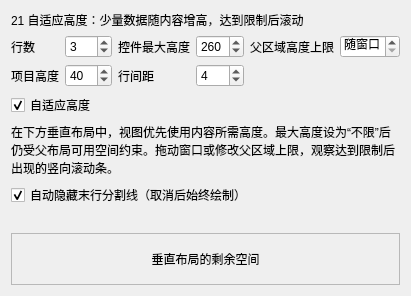
<?xml version="1.0" encoding="UTF-8"?>
<ui version="4.0">
 <class>ListAutoHeightExample</class>
 <widget class="QWidget" name="ListAutoHeightExample">
  <layout class="QVBoxLayout" name="pageLayout">
   <item><widget class="QLabel" name="titleLabel"><property name="text"><string>21 自适应高度：少量数据随内容增高，达到限制后滚动</string></property><property name="wordWrap"><bool>true</bool></property></widget></item>
   <item><layout class="QGridLayout" name="controlsLayout">
    <item row="0" column="0"><widget class="QLabel" name="rowCountSpinLabel"><property name="text"><string>行数</string></property><property name="buddy"><cstring>rowCountSpin</cstring></property></widget></item>
    <item row="0" column="1"><widget class="QSpinBox" name="rowCountSpin"><property name="maximum"><number>200</number></property><property name="value"><number>3</number></property></widget></item>
    <item row="0" column="2"><widget class="QLabel" name="maxHeightSpinLabel"><property name="text"><string>控件最大高度</string></property><property name="buddy"><cstring>maxHeightSpin</cstring></property></widget></item>
    <item row="0" column="3"><widget class="QSpinBox" name="maxHeightSpin"><property name="maximum"><number>800</number></property><property name="value"><number>260</number></property><property name="specialValueText"><string>不限</string></property></widget></item>
    <item row="0" column="4"><widget class="QLabel" name="parentLimitSpinLabel"><property name="text"><string>父区域高度上限</string></property><property name="buddy"><cstring>parentLimitSpin</cstring></property></widget></item>
    <item row="0" column="5"><widget class="QSpinBox" name="parentLimitSpin"><property name="maximum"><number>800</number></property><property name="value"><number>0</number></property><property name="specialValueText"><string>随窗口</string></property></widget></item>
    <item row="1" column="0"><widget class="QLabel" name="heightSpinLabel"><property name="text"><string>项目高度</string></property><property name="buddy"><cstring>heightSpin</cstring></property></widget></item>
    <item row="1" column="1"><widget class="QSpinBox" name="heightSpin"><property name="minimum"><number>24</number></property><property name="maximum"><number>120</number></property><property name="value"><number>40</number></property></widget></item>
    <item row="1" column="2"><widget class="QLabel" name="spacingSpinLabel"><property name="text"><string>行间距</string></property><property name="buddy"><cstring>spacingSpin</cstring></property></widget></item>
    <item row="1" column="3"><widget class="QSpinBox" name="spacingSpin"><property name="maximum"><number>24</number></property><property name="value"><number>4</number></property></widget></item>

   </layout></item>
   <item><layout class="QHBoxLayout" name="togglesLayout">
    <item><widget class="QCheckBox" name="enabledCheck"><property name="text"><string>自适应高度</string></property><property name="checked"><bool>true</bool></property></widget></item>


    <item><spacer name="toggleSpacer"><property name="orientation"><enum>Qt::Horizontal</enum></property><property name="sizeHint" stdset="0"><size><width>10</width><height>1</height></size></property></spacer></item>
   </layout></item>
   <item><widget class="QLabel" name="hintLabel"><property name="wordWrap"><bool>true</bool></property><property name="text"><string>在下方垂直布局中，视图优先使用内容所需高度。最大高度设为“不限”后仍受父布局可用空间约束。拖动窗口或修改父区域上限，观察达到限制后出现的竖向滚动条。</string></property></widget></item>
   <item><widget class="QCheckBox" name="autoHideTrailingLineCheck"><property name="text"><string>自动隐藏末行分割线（取消后始终绘制）</string></property><property name="checked"><bool>true</bool></property></widget></item>
   <item><widget class="QLabel" name="statusLabel"><property name="wordWrap"><bool>true</bool></property><property name="text"><string/></property></widget></item>
   <item><widget class="QFrame" name="previewHost">
    <property name="frameShape"><enum>QFrame::StyledPanel</enum></property>
    <layout class="QVBoxLayout" name="previewLayout">
     <item><widget class="QLabel" name="remainingLabel">
      <property name="minimumSize"><size><width>0</width><height>32</height></size></property>
      <property name="sizePolicy"><sizepolicy hsizetype="Expanding" vsizetype="Expanding"><horstretch>0</horstretch><verstretch>1</verstretch></sizepolicy></property>
      <property name="text"><string>垂直布局的剩余空间</string></property>
      <property name="alignment"><set>Qt::AlignCenter</set></property>
     </widget></item>
    </layout>
   </widget></item>
  </layout>
 </widget>
 <resources/>
 <connections/>
</ui>
